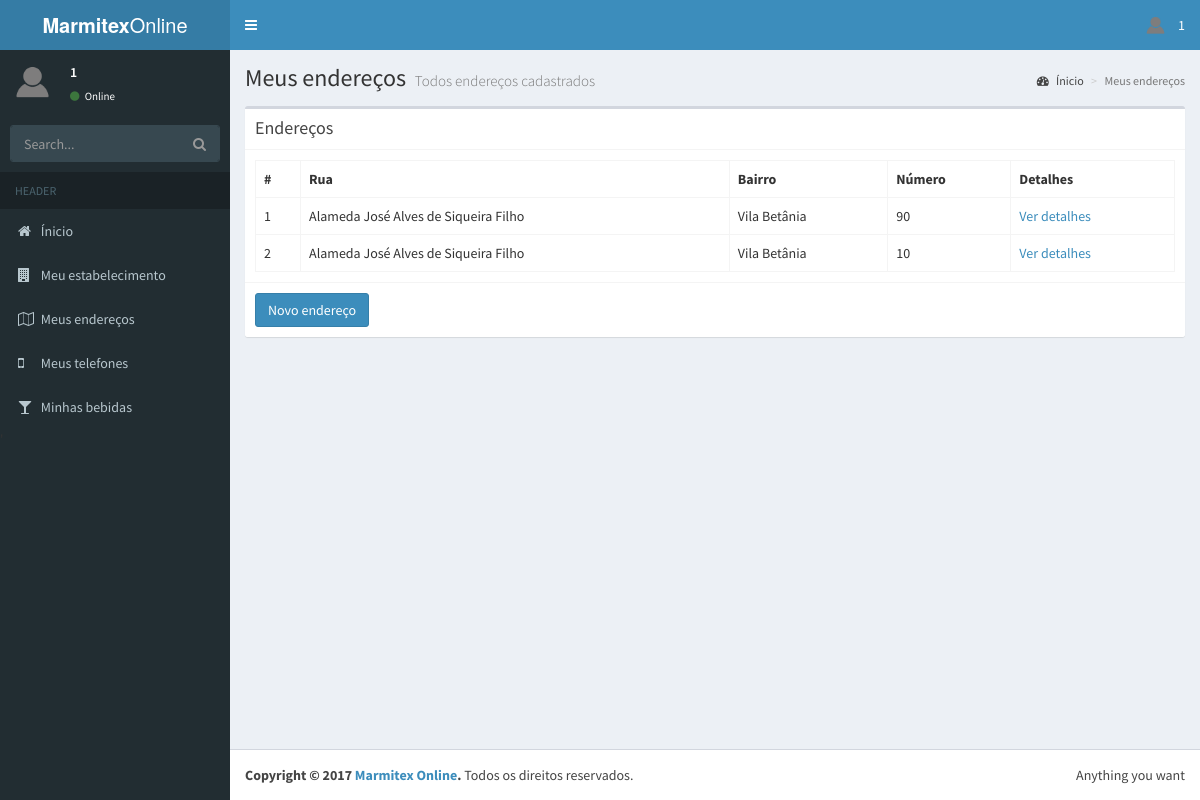
Before: /sys/addresses.php (signed in) with the older database file.
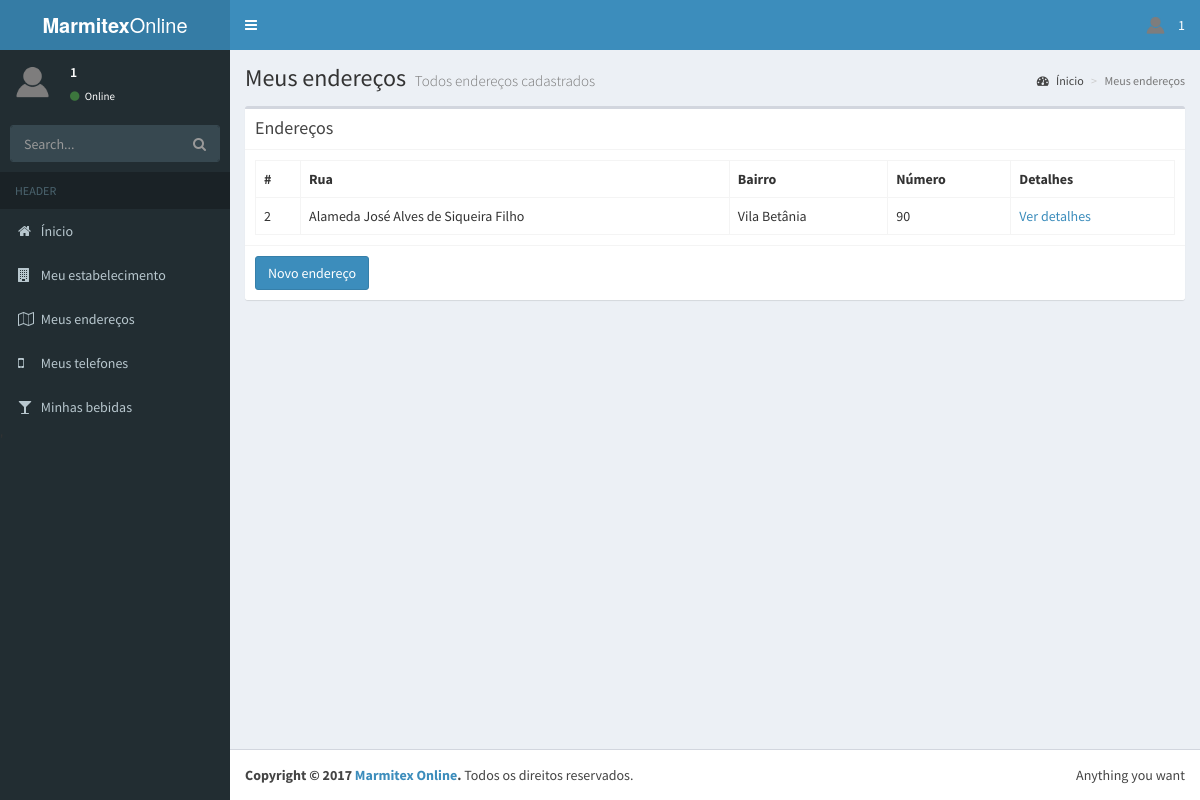
After: the same page with the newer database file.
### tables this page shows
CREATE TABLE `adresses` (
  `id` int(11) NOT NULL,
  `id_user` int(11) NOT NULL,
  `cep` varchar(100) NOT NULL,
  `city` varchar(100) NOT NULL,
  `uf` varchar(100) NOT NULL,
  `street` varchar(100) NOT NULL,
  `number` int(11) NOT NULL,
  `neighborhood` varchar(100) NOT NULL,
  `complement` varchar(100) NOT NULL
);

### sys/addresses.php (the view, shortened to what this page needs)
<!DOCTYPE html>
<html>
<head>
  <link rel="stylesheet" href="../components_sys/bootstrap/css/bootstrap.min.css">
  <link rel="stylesheet" href="https://cdnjs.cloudflare.com/ajax/libs/font-awesome/4.5.0/css/font-awesome.min.css">
  <link rel="stylesheet" href="https://cdnjs.cloudflare.com/ajax/libs/ionicons/2.0.1/css/ionicons.min.css">
  <link rel="stylesheet" href="../components_sys/dist/css/AdminLTE.min.css">
  <link rel="stylesheet" href="../components_sys/dist/css/skins/skin-blue.min.css">
</head>
<body class="hold-transition skin-blue sidebar-mini">
  <?php require("layout/layout.php"); ?>
<div class="wrapper">
  <?php
  topmenu();
  aside();
  ?>
  <div class="content-wrapper">
    <section class="content-header">
      <h1>
        Meus endereços
        <small>Todos endereços cadastrados</small>
      </h1>
      <ol class="breadcrumb">
        <li><a href="../sys/"><i class="fa fa-dashboard"></i> Ínicio</a></li>
        <li class="active">Meus endereços</li>
      </ol>
    </section>
    <section class="content">
      <div class="box">
              <div class="box-header with-border">
                <h3 class="box-title">Endereços</h3>
              </div>
              <div class="box-body">
                <?php
                require("../connection/bd_connection.php");
                $SQL = "SELECT * FROM adresses WHERE id_user = '".$_SESSION['id_user']."'";
                $result = mysqli_query($con, $SQL) or die(mysqli_error($con));
                if(mysqli_num_rows($result) > 0){
                  ?>
                  <table class="table table-bordered">
                      <tbody><tr>
                        <th>#</th>
                        <th>Rua</th>
                        <th>Bairro</th>
                        <th>Número</th>
                        <th>Detalhes</th>
                      </tr>
                      <?php
                      while($row = mysqli_fetch_assoc($result)){
                        echo "
                            <tr>
                              <td>".$row['id']."</td>
                              <td>".$row['street']."</td>
                              <td>".$row['neighborhood']."</td>
                              <td>".$row['number']."</td>
                              <td>
                              <a href='#' class='edit_link' id='".$row['id']."' data-toggle='modal' data-target='#modalEditar'> Ver detalhes </a>
                              </td>
                            </tr>";
                      }
                       ?>
                    </tbody></table>
                  <?php
                }else{
                  echo "<h4> Você não possui endereços cadastrados. </h4>";
                }
                ?>
              </div>
              <div class="box-footer">
                <button type='button' class='btn btn-primary' data-toggle='modal' data-target='#modalCadastro'> Novo endereço </button>
              </div>
            </div>
    </section>
  </div>
  <?php
  rodape();
   ?>
</div>
</body>
</html>

### sys/layout/layout.php (shortened to what this page needs)
<?php
function getImage(){
  require("../connection/bd_connection.php");
  if($_SESSION['user_type'] == 2){
    $profile_icon_null = "images/profile_icon_null.png";
    $SQL = "SELECT logo_address FROM user_f WHERE id_user = '".$_SESSION['id_user']."'";
    $result = mysqli_query($con, $SQL) or die(mysqli_error($con));
    $row = mysqli_fetch_assoc($result);
    if($row['logo_address'] != ""){
      return $row['logo_address'];
    }else{
      return $profile_icon_null;
    }
  }else{
    $profile_icon_null = "images/profile_icon_null.png";
    $SQL = "SELECT logo_address FROM user_j WHERE id_user = '".$_SESSION['id_user']."'";
    $result = mysqli_query($con, $SQL) or die(mysqli_error($con));
    $row = mysqli_fetch_assoc($result);
    if($row['logo_address'] != ""){
      return $row['logo_address'];
    }else{
      return $profile_icon_null;
    }
  }
}
function topmenu(){
  ?>
  <header class="main-header">
    <a href="../sys/" class="logo">
      <span class="logo-lg"><b>Marmitex</b>Online</span>
    </a>
    <nav class="navbar navbar-static-top" role="navigation">
      <a href="#" class="sidebar-toggle" data-toggle="offcanvas" role="button">
      </a>
      <div class="navbar-custom-menu">
        <ul class="nav navbar-nav">
          <li class="dropdown user user-menu">
            <a href="#" class="dropdown-toggle" data-toggle="dropdown">
              <img src="<?php echo getImage() ?>" class="user-image" alt="User Image">
              <span class="hidden-xs"><?php echo $_SESSION['name']; ?></span>
            </a>
          </li>
        </ul>
      </div>
    </nav>
  </header>
  <?php
}
  function aside(){
    ?>
    <aside class="main-sidebar">
      <section class="sidebar">
        <div class="user-panel">
          <div class="pull-left image">
            <img src="<?php echo getImage() ?>" class="img-circle" alt="User Image">
          </div>
          <div class="pull-left info">
            <p><?php echo $_SESSION['name']; ?></p>
            <a href="#"><i class="fa fa-circle text-success"></i> Online</a>
          </div>
        </div>
        <form action="#" method="get" class="sidebar-form">
          <div class="input-group">
            <input type="text" name="q" class="form-control" placeholder="Search...">
                <span class="input-group-btn">
                  <button type="submit" name="search" id="search-btn" class="btn btn-flat"><i class="fa fa-search"></i>
                  </button>
                </span>
          </div>
        </form>
        <ul class="sidebar-menu">
          <li class="header">HEADER</li>
          <li><a href="../sys/"><i class="fa fa-home"></i> <span>Ínicio</span></a></li>
          <li><a href="company.php"><i class="fa fa-building"></i> <span>Meu estabelecimento</span></a></li>
          <li><a href="addresses.php"><i class="fa fa-map-o"></i> <span>Meus endereços</span></a></li>
          <li><a href="phones.php"><i class="fa fa-mobile-phone"></i> <span>Meus telefones</span></a></li>
          <li><a href="drinks.php"><i class="fa fa-glass"></i> <span>Minhas bebidas</span></a></li>'
        </ul>
      </section>
    </aside>
    <?php
  }
  function rodape(){
  ?>
    <footer class="main-footer">
      <div class="pull-right hidden-xs">
        Anything you want
      </div>
      <strong>Copyright &copy; 2017 <a href="#">Marmitex Online</a>.</strong> Todos os direitos reservados.
    </footer>
    <?php
  }
 ?>

Changed rows visible on the page:
removed adresses: id "1", street "Alameda José Alves de Siqueira Filho", neighborhood "Vila Betânia", number "90"
changed adresses "Alameda José Alves de Siqueira Filho": number "10" → "90"
